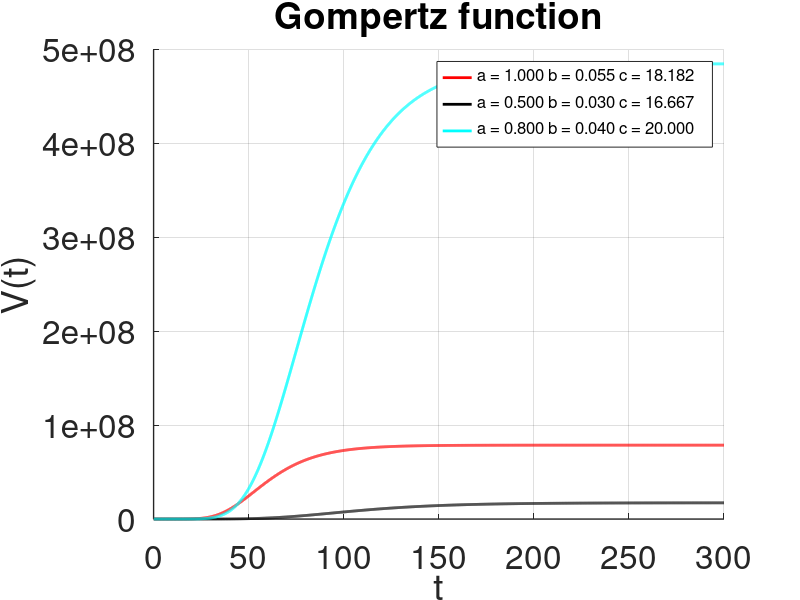

Recreate this plot in MATLAB.
clear all; clf;

% gompertz function %
function f_gomp = gompertz(m, x)
  % input m: a vector i.e. 3-tuple  of v0, a, b           %
  % input x:  represents time t steps                     %
  % define locals to conform with the given function      %
  % not really necessary but gives better visual display  % 
  c  = m(2)/m(3);    %  c=m(2)/m(3) is a/b in the original equation
  v0 = m(1)          %  v0=v(0)=1 given 
  b  = m(3)          %  m(3) is b in the original equation 
	f_gomp =  v0*exp(c*(1-exp(-b*x))) 
end;

clear;

% declare a 3x3 vector to used as input row by row %
% i.e there will be three graphs one for each row  %
% each row  contains: v0, a and b parameters        %
params = [1 1 0.055; 1 0.5 0.03; 1 0.8 0.04];

% declare a cell of 1x3 strings to be used as legend initial value  %
lgnd = {"", "", ""}

% loop through the rows of params vector and calculate function values %
for i = 1:3 % we have 3 input vectors     
    for j = 1:3000 % time values from 0.1..300 with step 0.1 
        % a trick to provide time in steps instead of providing time with a vector
        % obviously t(1,:)= t(2,:) = t vector with values 0.1..300 step 0.1
        t(i,j) = j/10;
        funcg (i,j) = gompertz(params(i,:), t(i,j));
    end
    % create also a legend for each graph
    lgnd{i} = sprintf("a = %1.3f b = %1.3f c = %2.3f\n",  params(i, 2), params(i, 3), params(i, 2)/params(i, 3))
end
 
%Toggle - set the "hold" state of the plotting engine
hold on

% plot the graphs
plot(t(1,:), funcg(1,:),' r', 'linewidth', 2, t(2,:), funcg(2,:),' k', 'linewidth', 2, t(3,:), funcg(3,:),' c', 'linewidth', 2)

% display specifics %
xlabel('t')
ylabel('V(t)')

% set grid on
grid on                                   

% additional display properties
set(gca, 'fontsize', 24, 'linewidth', 1)  
title('Gompertz function')
% add a legend
legend (lgnd{1}, lgnd{2}, lgnd{3}, "location", "northeast");                
set (legend, "fontsize", 12);

% release hold
hold off
